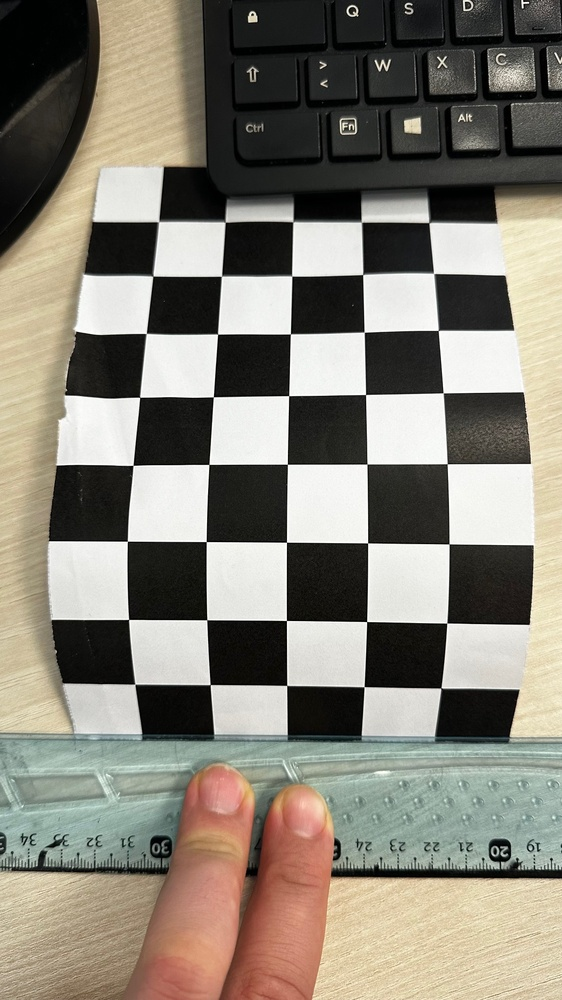
#> input picture data/little/IMG_9635.jpg, 562 x 1000 px, shrunk from 1134 x 2016 before the run
$ python calibrate_camera.py
#> lines starting #> are read from the running program, lines starting #| are printed output that depends on the picture
### src/tnoest_imshow.py
import glob
import cv2 as cv
from PIL import Image


def frameSize(path):
#> called with path = '../data/little/IMG_9635.jpg'
    images = Image.open(path)
#> images is the input picture: PIL image 562x1000 RGB; mean R, G, B 134.5, 129.6, 118.2
    print(images)
#| <PIL.JpegImagePlugin.JpegImageFile image mode=RGB size=562x1000 at 0x7F250DA93990>
    frameSize = images.size
#> frameSize = (562, 1000)
    print(f"Taille de l'image : {frameSize}")
#| Taille de l'image : (562, 1000)
    return frameSize

# [6 lines that do not run on import are left out]

### src/calibrate_camera.py
import numpy as np
import cv2 as cv
import glob
import pickle
from tnoest_imshow import frameSize
from PIL import Image
import matplotlib.pyplot as plt
################ FIND CHESSBOARD CORNERS - OBJECT POINTS AND IMAGE POINTS #############################

chessboardSize = (8,5)
frameSize = frameSize('../data/little/IMG_9635.jpg')
#> frameSize = (562, 1000)
# termination criteria
criteria = (cv.TERM_CRITERIA_EPS + cv.TERM_CRITERIA_MAX_ITER, 21, 0.001)

# prepare object points, like (0,0,0), (1,0,0), (2,0,0) ....,(6,5,0)
objp = np.zeros((chessboardSize[0] * chessboardSize[1], 3), np.float32)
objp[:, :2] = np.mgrid[0:chessboardSize[0], 0:chessboardSize[1]].T.reshape(-1, 2)

size_of_chessboard_squares_mm = 21
objp = objp * size_of_chessboard_squares_mm

# Arrays to store object points and image points from all the images.
objpoints = []  # 3d point in real world space
imgpoints = []  # 2d points in image plane.

images = glob.glob('../data/little/IMG_9635.jpg')

print(f"Nombre d'images trouvées : {len(images)}")

for image in images:

    img = cv.imread(image)

    gray = cv.cvtColor(img, cv.COLOR_BGR2GRAY)
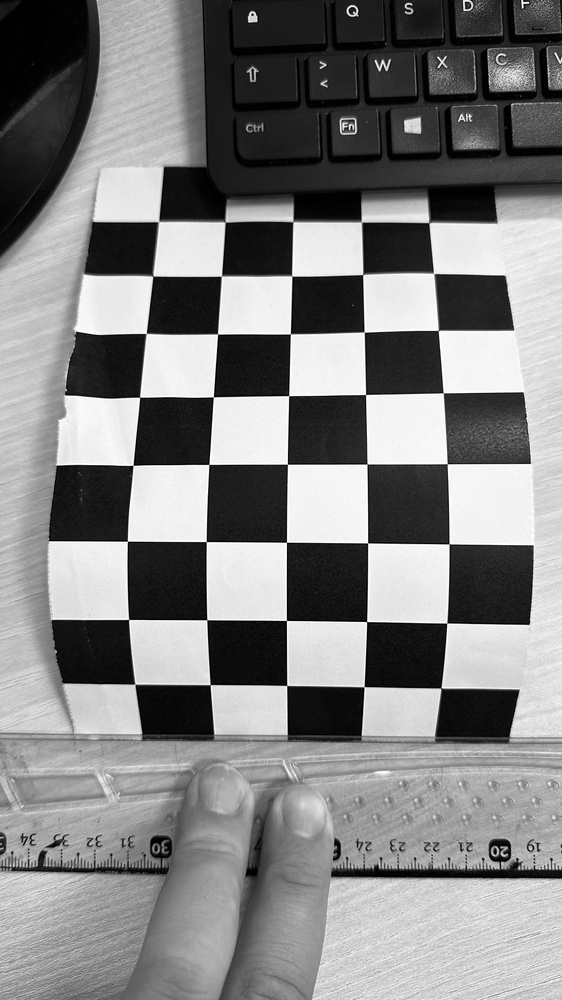
#> gray: shape (1000, 562); min 0, max 255, mean 129.8

    # Trouver les coins de l'échiquier
    ret, corners = cv.findChessboardCorners(gray, chessboardSize, None)
#> ret = False; corners = None
    # Si trouvé, ajouter des points d'objet, des points d'image (après les avoir affinés)
    if ret:
        print(f"Corners d'échiquier trouvés dans l'image {image}")
        objpoints.append(objp)
        corners2 = cv.cornerSubPix(gray, corners, (11, 11), (-1, -1), criteria)
        imgpoints.append(corners2)

        # Dessiner et afficher les coins
        cv.drawChessboardCorners(img, chessboardSize, corners2, ret)
        imgplot = plt.imshow(img)
        cv.imshow('img', img)
        # cv.waitKey(1000)
    else:
        print(f"Corners d'échiquier non trouvés dans l'image {image}")

cv.destroyAllWindows()

############## CALIBRATION #######################################################

if len(objpoints) > 0 and len(imgpoints) > 0:
    ret, cameraMatrix, dist, rvecs, tvecs = cv.calibrateCamera(objpoints, imgpoints, frameSize, None, None)
else:
    print("No chessboard corners were found in any image.")
#> (the run stopped early here; a loop or call above may not have finished)
